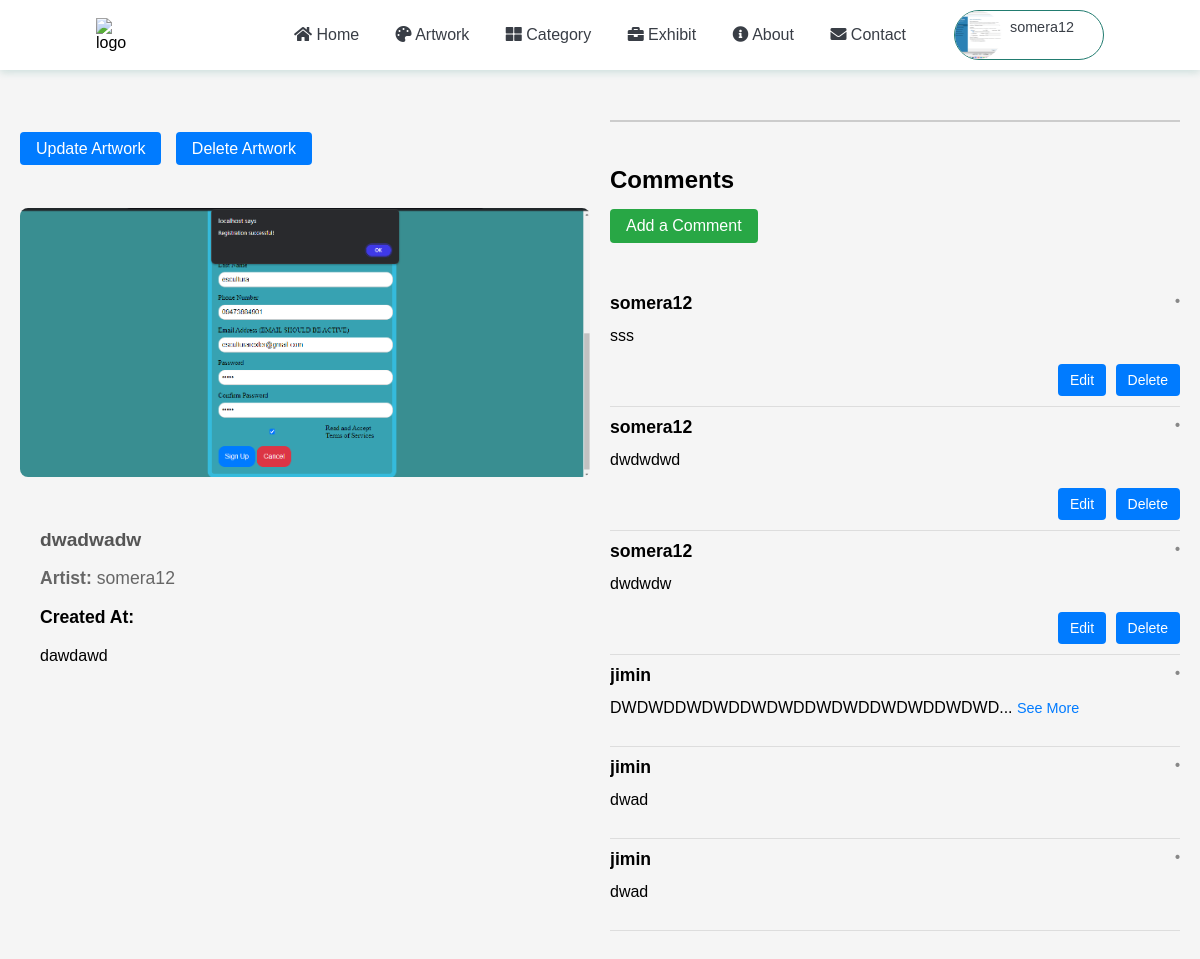
/artwork/13/ (signed in), run on the app's committed database.
### accounts/models.py (models this page shows)
class CustomUser(AbstractUser):
    age = models.IntegerField(null=True, blank=True)
    phone_number = models.CharField(max_length=20, null=True, blank=True)
    role = models.CharField(max_length=20,
        choices=[
            ('User', 'User'),
            ('Artist', 'Artist'),
        ],
        default='User'
    )
    bio = models.TextField()
    image = models.ImageField(upload_to='artists/', default='profile_image/default.png')

### app/models.py (models this page shows, shortened)
class Artwork(models.Model):
    artist = models.ForeignKey(settings.AUTH_USER_MODEL, on_delete=models.CASCADE, null=True, blank=True, related_name='artworks')
    title = models.CharField(max_length=25)
    description = models.TextField()
    image = models.ImageField(upload_to='artworks/')
    date_uploaded = models.DateTimeField(auto_now_add=True, null=True, blank=True,)
    category = models.ForeignKey(Category, on_delete=models.SET_NULL, null=True, blank=True, related_name='artworks')

class Comment(models.Model):
    artwork = models.ForeignKey(Artwork,related_name='comments', on_delete=models.CASCADE  )
    user = models.ForeignKey( settings.AUTH_USER_MODEL,related_name='comments', on_delete=models.CASCADE, null=True, blank=True )
    content = models.TextField()
    date_posted = models.DateTimeField(auto_now_add=True)

### app/views.py (the view)
# urls.py: path('artwork/<int:pk>/', ArtworkDetailView.as_view(), name='artwork_detail'),
class ArtworkDetailView(DetailView):
    model = Artwork
    template_name = 'artwork/artwork_detail.html'
    context_object_name = 'artwork'
    def get_context_data(self, **kwargs):
        context = super().get_context_data(**kwargs)
        artwork = self.object
        context['comments'] = artwork.comments.all()
        return context

### app/templates/artwork/artwork_detail.html (shortened to what this page needs)
{% extends 'app/base.html' %}
{% block content %}
<div class="artwork-detail-container">
  <div class="artwork-left-column">
    <div class="artwork-detail-actions">
        {% if user.is_authenticated and user.role == 'Artist' and artwork.artist == user %}
            <a href="{% url 'artwork_update' artwork.pk %}" class="update-artwork-link">Update Artwork</a>
            <a href="{% url 'artwork_delete' artwork.pk %}" class="delete-artwork-link">Delete Artwork</a>
        {% endif %}
    </div>
    {% if artwork.image %}
      <img src="{{ artwork.image.url }}" alt="{{ artwork.title }} Image" class="artwork-img">
    {% else %}
      <p>No image available</p>
    {% endif %}
    <div class="artwork-details">
      <h2 class="artwork-title">{{ artwork.title }}</h2>
      <p class="artwork-artist"><strong>Artist:</strong> {{ artwork.artist }}</p>
      <p class="artwork-created-at"><strong>Created At:</strong> {{ artwork.created_at }}</p>
      <p class="artwork-description">{{ artwork.description }}</p>
    </div>
  </div>
  <div class="artwork-right-column">
    <div class="comments-section">
      <h3 class="comments-title">Comments</h3>
      <a href="{% url 'comment_create' artwork.pk %}" class="add-comment-link">Add a Comment</a>
      <div class="comments-container">
        <ul class="comments-list">
          {% for comment in artwork.comments.all %}
            <li class="comment-item">
              <div class="comment-header">
                <strong class="comment-author">{{ comment.user.username }}</strong>
                <span class="comment-date">• {{ comment.created_at }}</span>
              </div>
              <p class="comment-content">
                {% if comment.content|length > 30 %}
                  {{ comment.content|slice:":30" }}...
                  <a href="{% url 'comment_detail' comment.pk %}" class="see-more-link">See More</a>
                {% else %}
                  {{ comment.content }}
                {% endif %}
              </p>
              <div class="comment-actions">
                {% if comment.user == user %}
                  <form action="{% url 'comment_update' comment.pk %}" method="get" style="display: inline;">
                    <button type="submit" class="edit-comment-button">Edit</button>
                  </form>
                  <form action="{% url 'comment_delete' comment.pk %}" method="post" style="display: inline;">
                    <button type="submit" class="delete-comment-button">Delete</button>
                  </form>
                {% endif %}
              </div>
            </li>
          {% empty %}
            <p>No comments yet. Be the first to comment!</p>
          {% endfor %}
        </ul>
      </div>
    </div>
  </div>
</div>
{% endblock content %}

### app/templates/app/navbar.html (shortened to what this page needs)
<nav class="navbar">
    <img src="./assets/logo.png" class="navbar-logo" alt="logo" />
    <ul class="navbar-list">
        <li><a href="{% url 'home' %}"><i class="fas fa-home"></i> Home</a></li>
        {% if user.is_authenticated %}
        <li><a href="{% url 'artwork_list' %}"><i class="fas fa-palette"></i> Artwork</a></li>
        <li><a href="{% url 'category_list' %}"><i class="fas fa-th-large"></i> Category</a></li>
        <li><a href="{% url 'exhibition_list' %}"><i class="fas fa-briefcase"></i> Exhibit</a></li>
        {% endif %}
        <li><a href="{% url 'about' %}"><i class="fas fa-info-circle"></i> About</a></li>
        <li><a href="{% url 'contact' %}"><i class="fas fa-envelope"></i> Contact</a></li>
    </ul>
    {% if user.is_authenticated %}
    <div class="profile-dropdown">
        <div onclick="toggle()" class="profile-dropdown-btn">
            <div class="profile-img">
                {% if user.image %}
                <img src="{{ user.image.url }}" alt="{{ user.username }}" class="profile-img-avatar">
                {% else %}
                <i class="fa-solid fa-circle"></i>
                {% endif %}
            </div>
            <span>{{ user.username }} <i class="fa-solid fa-angle-down"></i></span>
        </div>
    </div>
    {% else %}
    <ul class="navbar-list">
        <li><a href="{% url 'login' %}"><i class="fas fa-sign-in-alt"></i> Login</a></li>
        <li><a href="{% url 'signup' %}"><i class="fas fa-user-plus"></i> Sign Up</a></li>
    </ul>
    {% endif %}
</nav>

### static/css/base.css (style rules this page uses)
:root { --primary: #eeeeee; --secondary: #227c70; --green: #82cd47; --secondary-light: rgb(34, 124, 112, 0.2); --secondary-light-2: rgb(127, 183, 126, 0.1); --white: #fff; --black: #393e46; --shadow: 0px 2px 8px 0px var(--secondary-light); }
* { box-sizing: border-box; }
body { font-family: 'Arial', sans-serif; background-color: #f5f5f5; margin: 0; padding: 0; }
.navbar { display: flex; align-items: center; height: 70px; background-color: var(--white); padding: 0 8%; box-shadow: var(--shadow); }
.navbar-logo { cursor: pointer; }
.navbar-list { width: 100%; text-align: right; padding-right: 2rem; }
.navbar-list li { display: inline-block; margin: 0 1rem; }
.navbar-list li a { font-size: 1rem; font-weight: 500; color: var(--black); text-decoration: none; }
.profile-dropdown { position: relative; width: fit-content; }
.profile-dropdown-btn { display: flex; align-items: center; justify-content: space-between; padding-right: 1rem; font-size: 0.9rem; font-weight: 500; width: 150px; border-radius: 50px; color: var(--black); cursor: pointer; border: 1px solid var(--secondary); transition: box-shadow 0.2s ease-in, background-color 0.2s ease-in, border 0.3s; }
.profile-img { position: relative; width: 3rem; height: 3rem; border-radius: 50%; }
.profile-img-avatar { width: 100%; height: 100%; border-radius: 50%; object-fit: cover; }
.profile-dropdown-btn span { margin: 0 0.5rem; margin-right: 0; }
.artwork-title { font-size: 1.5rem; margin: 10px 0; color: #333; }
.artwork-artist { font-size: 1rem; color: #666; }
.artwork-detail-container { display: flex; flex-wrap: wrap; justify-content: space-between; margin: 20px; }
.artwork-left-column { flex: 1; margin-right: 20px; overflow-y: auto; }
.artwork-right-column { flex: 1; overflow-y: auto; }
.artwork-img { width: 100%; height: auto; max-height: 300px; border-radius: 8px; margin-bottom: 20px; }
.artwork-title { font-size: 2rem; font-weight: bold; margin-bottom: 10px; }
.artwork-artist, .artwork-created-at { font-size: 1.1rem; margin-bottom: 8px; }
.artwork-description { font-size: 1rem; line-height: 1.5; }
.artwork-detail-actions { margin: 50px auto; }
.update-artwork-link, .delete-artwork-link { background-color: #007bff; color: white; padding: 8px 16px; text-decoration: none; border-radius: 4px; margin-right: 10px; }
.comments-section { margin-top: 30px; border-top: 2px solid #ccc; padding-top: 20px; }
.comments-title { font-size: 1.5rem; font-weight: bold; margin-bottom: 15px; }
.add-comment-link { display: inline-block; background-color: #28a745; color: white; padding: 8px 16px; text-decoration: none; border-radius: 4px; margin-bottom: 20px; }
.comments-container { margin-top: 20px; }
.comments-list { list-style: none; padding: 0; }
.comment-item { border-bottom: 1px solid #ddd; padding: 10px 0; }
.comment-header { display: flex; justify-content: space-between; font-weight: bold; font-size: 1.1rem; }
.comment-author { font-size: 1.1rem; }
.comment-date { font-size: 0.9rem; color: #888; }
.comment-content { margin-top: 10px; font-size: 1rem; line-height: 1.5; }
.comment-actions { margin-top: 10px; }
.see-more-link { font-size: 0.9rem; color: #007bff; text-decoration: none; }
.artwork-title { display: block; margin-top: 8px; font-size: 1em; color: #555; }
.artwork-details { padding: 20px; }
.artwork-title { font-size: 1.2rem; margin-bottom: 10px; }
.comment-actions { text-align: right; margin-top: 10px; }
.edit-comment-button, .delete-comment-button { background-color: #007bff; color: white; font-size: 14px; padding: 8px 12px; border: none; border-radius: 4px; cursor: pointer; margin-left: 5px; }

### data on the page
CustomUser: image (picture), username "somera12"
Artwork: image (picture), title "dwadwadw", artist "somera12", description "dawdawd"
Comment: user.username "somera12", content "sss", shows "Edit"
Comment: user.username "somera12", content "dwdwdwd", shows "Edit"
Comment: user.username "somera12", content "dwdwdw", shows "Edit"
Comment: user.username "jimin", content "DWDWDDWDWDDWDWDDWDWDDWDWDDWDWD"
Comment: user.username "jimin", content "dwad"
Comment: user.username "jimin", content "dwad"
